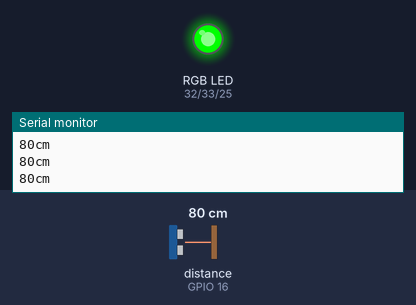
A sketch run on a simulated ESP32. Shown: an RGB LED mixed from three pins (HIGH = lit), the last lines printed to the serial monitor. Wiring (inferred from the names in the program): ultrasonic range finder: trigger GPIO 17; echo GPIO 16. The test bench sets the inputs (shaded band); at power-on: distance to the obstacle (sensor on GPIO 16) 80 cm. The echo pulse lasts 58.3 µs per cm; dim RGB values are drawn brighter than linear; pins used as bus, display or sensor lines are not drawn.

Above: at 1.2 s.
1.3 s: distance to the obstacle (sensor on GPIO 16) set to 2 cm
At 2.4 s:
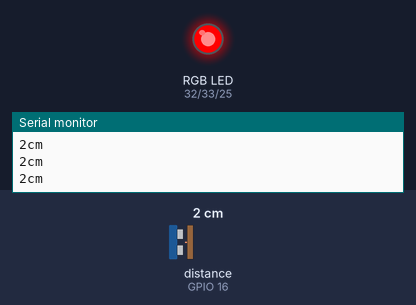
2.8 s: distance to the obstacle (sensor on GPIO 16) set to 9 cm
At 3.9 s:
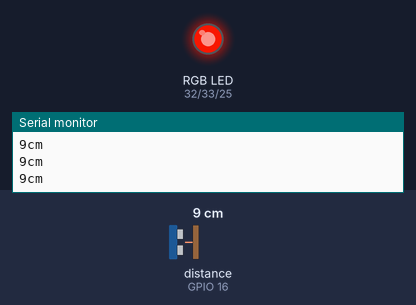
4.3 s: distance to the obstacle (sensor on GPIO 16) set to 4 cm
At 5.5 s:
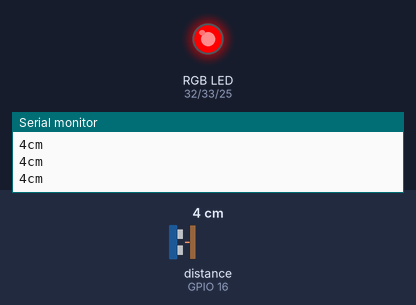
5.8 s: distance to the obstacle (sensor on GPIO 16) set to 18 cm
At 7.0 s:
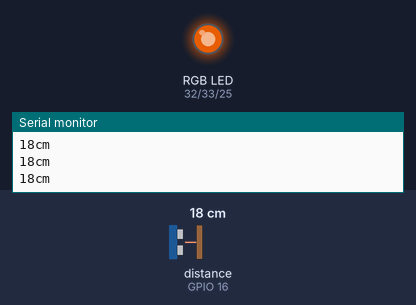
7.3 s: distance to the obstacle (sensor on GPIO 16) set to 35 cm
At 8.0 s:
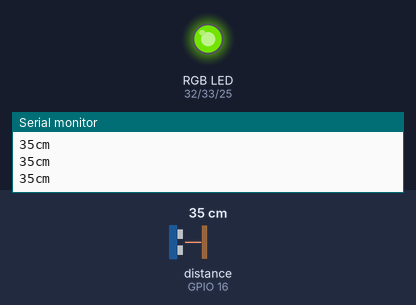
8.8 s: distance to the obstacle (sensor on GPIO 16) set to 60 cm
At 9.4 s:
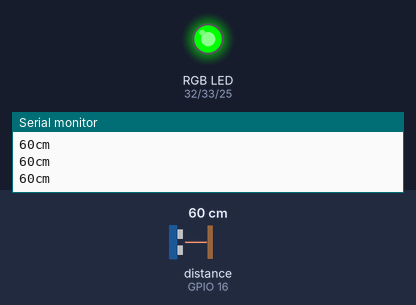
Timing chart, 0 to 11.3 s (numbered marks = the images above; inputs shaded):
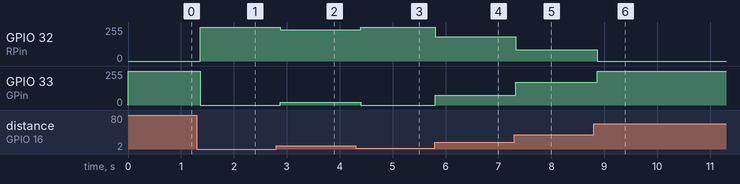

Measured:
- after the input at 1.3 s, GPIO 32 (RPin): 0/255 → 255/255 after 0.07 s; GPIO 33 (GPin): 255/255 → 0/255 after 0.07 s
- after the input at 2.8 s, GPIO 32 (RPin): 255/255 → 233/255 after 0.08 s; GPIO 33 (GPin): 0/255 → 22/255 after 0.08 s
- after the input at 4.3 s, GPIO 32 (RPin): 233/255 → 255/255 after 0.09 s; GPIO 33 (GPin): 22/255 → 0/255 after 0.09 s
- after the input at 5.8 s, GPIO 32 (RPin): 255/255 → 182/255 at once; GPIO 33 (GPin): 0/255 → 73/255 at once
- after the input at 7.3 s, GPIO 32 (RPin): 182/255 → 85/255 at once; GPIO 33 (GPin): 73/255 → 170/255 at once
- after the input at 8.8 s, GPIO 32 (RPin): 85/255 → 0/255 after 0.07 s; GPIO 33 (GPin): 170/255 → 255/255 after 0.07 s

The sketch:

sketch_oct21b.ino
```cpp
// 定義超音波測距儀接腳
int TrigPin = 17;
int EchoPin = 16;

// 定義RGB燈接腳
int RPin = 32;
int GPin = 33;
int BPin = 25;

void setup() {
  pinMode(TrigPin, OUTPUT);
  pinMode(EchoPin, INPUT);

  // 設定RGB燈接腳為輸出
  pinMode(RPin, OUTPUT);
  pinMode(GPin, OUTPUT);
  pinMode(BPin, OUTPUT);

  Serial.begin(115200);
}

void loop() {
  // 設置距離公式
  unsigned long distance = ping() / 58;

  Serial.print(distance);
  Serial.println("cm");

  // 假設我們關注的距離範圍是 5 到 50 公分
  // 將距離限制在 5 到 50 之間，避免極端值影響顏色
  int constrained_distance = constrain(distance, 5, 50);

  // 將距離映射到顏色值 (0-255)
  // 距離越近(5cm)，紅色越亮(255)；距離越遠(50cm)，紅色越暗(0)
  int redValue = map(constrained_distance, 5, 50, 255, 0);
  // 距離越近(5cm)，綠色越暗(0)；距離越遠(50cm)，綠色越亮(255)
  int greenValue = map(constrained_distance, 5, 50, 0, 255);

  // 寫入顏色值到RGB燈
  // 在 ESP32 上，analogWrite 實際上是使用 LEDC (LED Control) 功能來產生 PWM 波
  analogWrite(RPin, redValue);
  analogWrite(GPin, greenValue);
  analogWrite(BPin, 0); // 藍色保持關閉

  delay(100);
}

unsigned long ping() {
  digitalWrite(TrigPin, LOW);
  delayMicroseconds(5);
  digitalWrite(TrigPin, HIGH);
  delayMicroseconds(10);
  digitalWrite(TrigPin, LOW);

  return pulseIn(EchoPin, HIGH);
}
```
